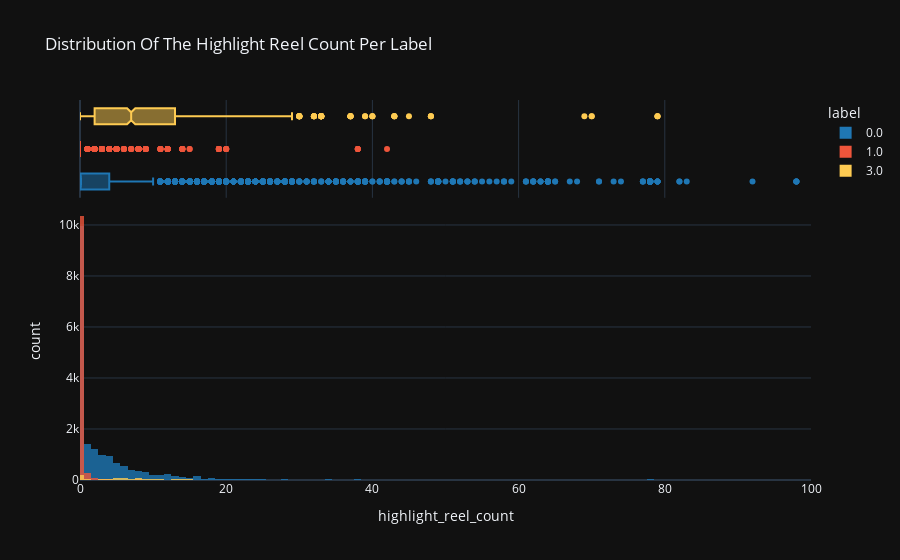

This figure's notebook cell:
### Code cell
fig = px.histogram(df_main.query('highlight_reel_count < 1000'), 
                   x="highlight_reel_count", 
                   nbins=1000,
                   color="label",
                   opacity=.8,
                   marginal="box", # or violin, rug
                   title='Distribution of the highlight reel count per label',
                   **plotly_kwargs
                   )


fig = fig.update_layout(barmode='overlay', xaxis_range=(0, 100)) # Default range is 0, 100 but can be changed to max by double clicking on plolty viz

sv.save_plotly_fig(fig, 'fig')

### Figure 1 — Plotly figure (JSON) as saved in the notebook; plotly's stock layout.template omitted (floating-point values rounded to 4 significant figures; data arrays with more than 128 entries replaced by an {"elided": "..."} marker saying what was removed)
{"data": [{"alignmentgroup": "True", "bingroup": "x", "hovertemplate": "label=0.0<br>highlight_reel_count=%{x}<br>count=%{y}<extra></extra>", "legendgroup": "0.0", "marker": {"color": "#1f77b4", "opacity": 0.8, "pattern": {"shape": ""}}, "name": "0.0", "nbinsx": 1000, "offsetgroup": "0.0", "orientation": "v", "showlegend": true, "type": "histogram", "x": {"elided": "18628 int values"}, "xaxis": "x", "yaxis": "y"}, {"alignmentgroup": "True", "hovertemplate": "label=0.0<br>highlight_reel_count=%{x}<extra></extra>", "legendgroup": "0.0", "marker": {"color": "#1f77b4"}, "name": "0.0", "notched": true, "offsetgroup": "0.0", "showlegend": false, "type": "box", "x": {"elided": "18628 int values"}, "xaxis": "x2", "yaxis": "y2"}, {"alignmentgroup": "True", "bingroup": "x", "hovertemplate": "label=1.0<br>highlight_reel_count=%{x}<br>count=%{y}<extra></extra>", "legendgroup": "1.0", "marker": {"color": "#EF553B", "opacity": 0.8, "pattern": {"shape": ""}}, "name": "1.0", "nbinsx": 1000, "offsetgroup": "1.0", "orientation": "v", "showlegend": true, "type": "histogram", "x": {"elided": "10927 int values"}, "xaxis": "x", "yaxis": "y"}, {"alignmentgroup": "True", "hovertemplate": "label=1.0<br>highlight_reel_count=%{x}<extra></extra>", "legendgroup": "1.0", "marker": {"color": "#EF553B"}, "name": "1.0", "notched": true, "offsetgroup": "1.0", "showlegend": false, "type": "box", "x": {"elided": "10927 int values"}, "xaxis": "x2", "yaxis": "y2"}, {"alignmentgroup": "True", "bingroup": "x", "hovertemplate": "label=3.0<br>highlight_reel_count=%{x}<br>count=%{y}<extra></extra>", "legendgroup": "3.0", "marker": {"color": "#FECB52", "opacity": 0.8, "pattern": {"shape": ""}}, "name": "3.0", "nbinsx": 1000, "offsetgroup": "3.0", "orientation": "v", "showlegend": true, "type": "histogram", "x": {"elided": "945 int values"}, "xaxis": "x", "yaxis": "y"}, {"alignmentgroup": "True", "hovertemplate": "label=3.0<br>highlight_reel_count=%{x}<extra></extra>", "legendgroup": "3.0", "marker": {"color": "#FECB52"}, "name": "3.0", "notched": true, "offsetgroup": "3.0", "showlegend": false, "type": "box", "x": {"elided": "945 int values"}, "xaxis": "x2", "yaxis": "y2"}], "layout": {"barmode": "overlay", "legend": {"title": {"text": "label"}, "tracegroupgap": 0}, "title": {"text": "Distribution Of The Highlight Reel Count Per Label"}, "xaxis": {"anchor": "y", "domain": [0, 1], "range": [0, 100], "title": {"text": "highlight_reel_count"}}, "xaxis2": {"anchor": "y2", "domain": [0, 1], "matches": "x", "showgrid": true, "showticklabels": false}, "yaxis": {"anchor": "x", "domain": [0, 0.7326], "title": {"text": "count"}}, "yaxis2": {"anchor": "x2", "domain": [0.7426, 1], "matches": "y2", "showgrid": false, "showline": false, "showticklabels": false, "ticks": ""}}}
